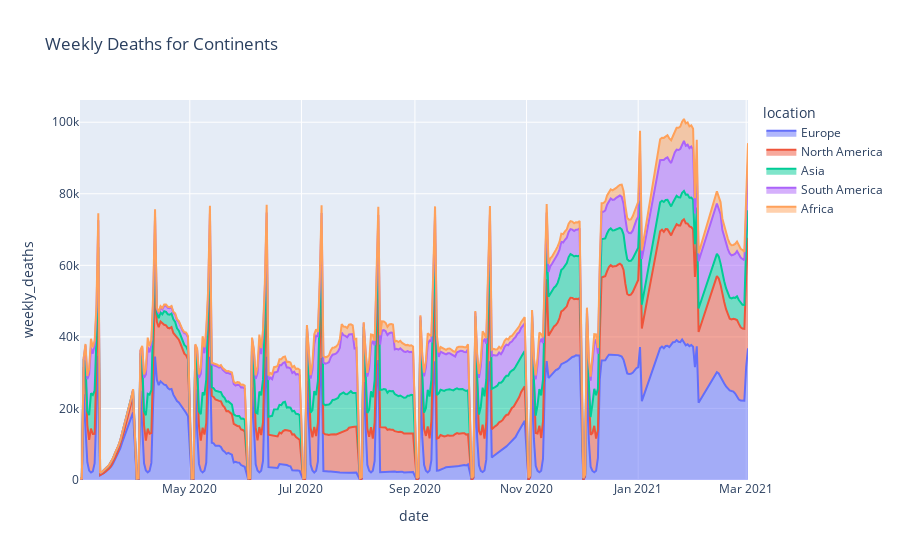

Write notebook code for a chart like this one.
### Code cell
import plotly.express as px
px.area(continents,x='date',y='weekly_deaths',color='location',title='Weekly Deaths for Continents')

### Figure 1 — Plotly figure (JSON) as saved in the notebook; plotly's stock layout.template omitted (floating-point values rounded to 4 significant figures; data arrays with more than 128 entries replaced by an {"elided": "..."} marker saying what was removed)
{"data": [{"hovertemplate": "location=Europe<br>date=%{x}<br>weekly_deaths=%{y}<extra></extra>", "legendgroup": "Europe", "line": {"color": "#636efa"}, "mode": "lines", "name": "Europe", "orientation": "v", "showlegend": true, "stackgroup": "1", "type": "scatter", "x": {"elided": "339 str values"}, "xaxis": "x", "y": {"elided": "339 int values"}, "yaxis": "y"}, {"hovertemplate": "location=North America<br>date=%{x}<br>weekly_deaths=%{y}<extra></extra>", "legendgroup": "North America", "line": {"color": "#EF553B"}, "mode": "lines", "name": "North America", "orientation": "v", "showlegend": true, "stackgroup": "1", "type": "scatter", "x": {"elided": "339 str values"}, "xaxis": "x", "y": {"elided": "339 int values"}, "yaxis": "y"}, {"hovertemplate": "location=Asia<br>date=%{x}<br>weekly_deaths=%{y}<extra></extra>", "legendgroup": "Asia", "line": {"color": "#00cc96"}, "mode": "lines", "name": "Asia", "orientation": "v", "showlegend": true, "stackgroup": "1", "type": "scatter", "x": {"elided": "339 str values"}, "xaxis": "x", "y": {"elided": "339 int values"}, "yaxis": "y"}, {"hovertemplate": "location=South America<br>date=%{x}<br>weekly_deaths=%{y}<extra></extra>", "legendgroup": "South America", "line": {"color": "#ab63fa"}, "mode": "lines", "name": "South America", "orientation": "v", "showlegend": true, "stackgroup": "1", "type": "scatter", "x": {"elided": "329 str values"}, "xaxis": "x", "y": {"elided": "329 int values"}, "yaxis": "y"}, {"hovertemplate": "location=Africa<br>date=%{x}<br>weekly_deaths=%{y}<extra></extra>", "legendgroup": "Africa", "line": {"color": "#FFA15A"}, "mode": "lines", "name": "Africa", "orientation": "v", "showlegend": true, "stackgroup": "1", "type": "scatter", "x": {"elided": "329 str values"}, "xaxis": "x", "y": {"elided": "329 int values"}, "yaxis": "y"}], "layout": {"legend": {"title": {"text": "location"}, "tracegroupgap": 0}, "title": {"text": "Weekly Deaths for Continents"}, "xaxis": {"anchor": "y", "domain": [0, 1], "title": {"text": "date"}}, "yaxis": {"anchor": "x", "domain": [0, 1], "title": {"text": "weekly_deaths"}}}}
